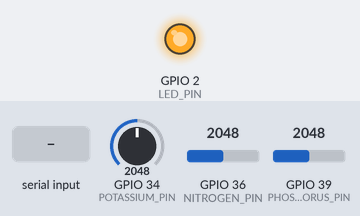
Simulated run of this sketch. Board: ESP32. Parts: output pins drawn as LEDs (lit = HIGH). The test bench sets the inputs (shaded band); at power-on: GPIO 34 (POTASSIUM_PIN) = 2048, GPIO 36 (NITROGEN_PIN) = 2048, GPIO 39 (PHOSPHORUS_PIN) = 2048. WiFi joins after 1.5 s; servers stay silent unless stated; what the sketch prints to the serial monitor is not drawn.

Above: at 0.6 s.
At 4.0 s:
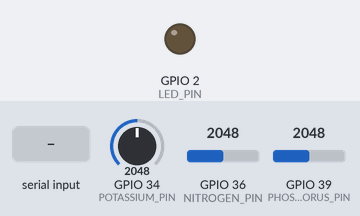
4.1 s: "READ\n" received over Serial
6.3 s: "SEND\n" received over Serial
Timing chart, 0 to 32.5 s (numbered marks = the images above; inputs shaded):
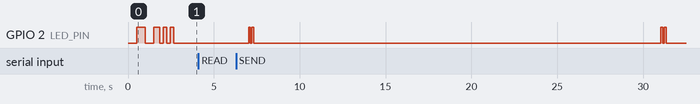

The sketch:

esp32_simple_wifi_firebase.ino
```cpp
/*
  ESP32 Soil Monitoring with WiFi Hotspot and Firebase
  Simple Arduino IDE code for ESP32 module

  Required Libraries (Install via Arduino Library Manager):
  1. Firebase ESP32 Client by Mobizt
  2. ArduinoJson by Benoit Blanchon

  Board: ESP32 Dev Module
  Upload Speed: 921600
  CPU Frequency: 240MHz (WiFi/BT)
  Flash Frequency: 80MHz
  Flash Mode: QIO
  Flash Size: 4MB (32Mb)
  Partition Scheme: Default 4MB with spiffs (1.2MB APP/1.5MB SPIFFS)
  Core Debug Level: None
  PSRAM: Disabled
*/

#include <WiFi.h>
#include <FirebaseESP32.h>
#include <ArduinoJson.h>

// ========== CONFIGURATION - CHANGE THESE VALUES ==========
const char* WIFI_SSID = "YourHotspotName";        // Change to your WiFi hotspot name
const char* WIFI_PASSWORD = "YourHotspotPassword"; // Change to your WiFi password

// Firebase configuration
#define FIREBASE_HOST "soil-monitoring-a2675-default-rtdb.firebaseio.com"
#define FIREBASE_AUTH "AIzaSyChAulGpiXsPmIACunp6zSxzfWKT6NXYZA"  // Your Firebase Web API Key

// ========== PIN CONFIGURATION ==========
#define NITROGEN_PIN 36    // GPIO36 (A0) - Nitrogen sensor
#define PHOSPHORUS_PIN 39  // GPIO39 (A3) - Phosphorus sensor
#define POTASSIUM_PIN 34   // GPIO34 (A6) - Potassium sensor
#define LED_PIN 2          // Built-in LED for status

// ========== GLOBAL VARIABLES ==========
FirebaseData firebaseData;
FirebaseAuth auth;
FirebaseConfig config;

String deviceId;
bool wifiConnected = false;
bool firebaseReady = false;

unsigned long lastSensorReading = 0;
const unsigned long SENSOR_INTERVAL = 30000; // Read sensors every 30 seconds

float nitrogen = 0.0;
float phosphorus = 0.0;
float potassium = 0.0;

// ========== SETUP FUNCTION ==========
void setup() {
  Serial.begin(115200);
  Serial.println("\n=== ESP32 Soil Monitor Starting ===");

  // Initialize pins
  pinMode(LED_PIN, OUTPUT);
  pinMode(NITROGEN_PIN, INPUT);
  pinMode(PHOSPHORUS_PIN, INPUT);
  pinMode(POTASSIUM_PIN, INPUT);

  // Create unique device ID from MAC address
  deviceId = "ESP32_" + WiFi.macAddress();
  deviceId.replace(":", "");
  Serial.println("Device ID: " + deviceId);

  // Connect to WiFi
  connectToWiFi();

  // Initialize Firebase
  if (wifiConnected) {
    initializeFirebase();
  }

  Serial.println("=== Setup Complete ===\n");
  blinkLED(3, 200); // 3 blinks = ready
}

// ========== MAIN LOOP ==========
void loop() {
  // Check WiFi connection
  if (WiFi.status() != WL_CONNECTED) {
    wifiConnected = false;
    Serial.println("WiFi disconnected! Reconnecting...");
    connectToWiFi();
  }

  // Read sensors and send to Firebase every 30 seconds
  if (wifiConnected && firebaseReady && (millis() - lastSensorReading >= SENSOR_INTERVAL)) {
    readSensors();
    sendDataToFirebase();
    lastSensorReading = millis();
  }

  // Handle serial commands
  if (Serial.available()) {
    String command = Serial.readStringUntil('\n');
    command.trim();
    command.toUpperCase();
    handleCommand(command);
  }

  delay(1000);
}

// ========== WIFI CONNECTION ==========
void connectToWiFi() {
  Serial.print("Connecting to WiFi: ");
  Serial.println(WIFI_SSID);

  WiFi.begin(WIFI_SSID, WIFI_PASSWORD);

  int attempts = 0;
  while (WiFi.status() != WL_CONNECTED && attempts < 20) {
    delay(500);
    Serial.print(".");
    digitalWrite(LED_PIN, !digitalRead(LED_PIN)); // Blink while connecting
    attempts++;
  }

  if (WiFi.status() == WL_CONNECTED) {
    wifiConnected = true;
    digitalWrite(LED_PIN, HIGH);
    Serial.println("\nWiFi Connected!");
    Serial.print("IP Address: ");
    Serial.println(WiFi.localIP());
    Serial.print("Signal Strength: ");
    Serial.print(WiFi.RSSI());
    Serial.println(" dBm");
  } else {
    wifiConnected = false;
    digitalWrite(LED_PIN, LOW);
    Serial.println("\nWiFi Connection Failed!");
  }
}

// ========== FIREBASE INITIALIZATION ==========
void initializeFirebase() {
  Serial.println("Initializing Firebase...");

  config.host = FIREBASE_HOST;
  config.signer.tokens.legacy_token = FIREBASE_AUTH;

  Firebase.begin(&config, &auth);
  Firebase.reconnectWiFi(true);

  if (Firebase.ready()) {
    firebaseReady = true;
    Serial.println("Firebase Connected!");
    registerDevice();
  } else {
    firebaseReady = false;
    Serial.println("Firebase Connection Failed!");
  }
}

// ========== SENSOR READING ==========
void readSensors() {
  Serial.println("Reading sensors...");
  digitalWrite(LED_PIN, HIGH);

  // Read raw analog values (0-4095 for ESP32)
  int nitrogenRaw = analogRead(NITROGEN_PIN);
  int phosphorusRaw = analogRead(PHOSPHORUS_PIN);
  int potassiumRaw = analogRead(POTASSIUM_PIN);

  // Convert to percentage (0-100%)
  nitrogen = map(nitrogenRaw, 0, 4095, 0, 100);
  phosphorus = map(phosphorusRaw, 0, 4095, 0, 100);
  potassium = map(potassiumRaw, 0, 4095, 0, 100);

  // Ensure values are within 0-100 range
  nitrogen = constrain(nitrogen, 0, 100);
  phosphorus = constrain(phosphorus, 0, 100);
  potassium = constrain(potassium, 0, 100);

  // Print readings
  Serial.println("--- Sensor Readings ---");
  Serial.println("Nitrogen: " + String(nitrogen, 1) + "%");
  Serial.println("Phosphorus: " + String(phosphorus, 1) + "%");
  Serial.println("Potassium: " + String(potassium, 1) + "%");
  Serial.println("----------------------");

  digitalWrite(LED_PIN, LOW);
}

// ========== SEND DATA TO FIREBASE ==========
void sendDataToFirebase() {
  if (!firebaseReady) {
    Serial.println("Firebase not ready!");
    return;
  }

  Serial.println("Sending data to Firebase...");

  // Get current timestamp
  unsigned long timestamp = WiFi.getTime();
  if (timestamp == 0) {
    timestamp = millis() / 1000; // Use millis as fallback
  }

  // Create JSON data
  DynamicJsonDocument doc(512);
  doc["nitrogen"] = nitrogen;
  doc["phosphorus"] = phosphorus;
  doc["potassium"] = potassium;
  doc["deviceId"] = deviceId;
  doc["timestamp"] = timestamp;
  doc["lastUpdate"] = timestamp;

  String jsonString;
  serializeJson(doc, jsonString);

  // Send current data
  if (Firebase.setString(firebaseData, "/soil_monitoring/current", jsonString)) {
    Serial.println("✓ Current data sent successfully");
    blinkLED(2, 100); // 2 quick blinks = success
  } else {
    Serial.println("✗ Failed to send current data");
    Serial.println("Error: " + firebaseData.errorReason());
  }

  // Send historical data
  String historyPath = "/soil_monitoring/history/" + String(timestamp);
  if (Firebase.setString(firebaseData, historyPath, jsonString)) {
    Serial.println("✓ Historical data sent successfully");
  } else {
    Serial.println("✗ Failed to send historical data");
  }

  // Update device status
  updateDeviceStatus();
}

// ========== DEVICE REGISTRATION ==========
void registerDevice() {
  Serial.println("Registering device...");

  DynamicJsonDocument deviceDoc(256);
  deviceDoc["deviceId"] = deviceId;
  deviceDoc["type"] = "ESP32_SoilMonitor";
  deviceDoc["location"] = "Field_001";
  deviceDoc["status"] = "online";
  deviceDoc["firmware"] = "1.0";
  deviceDoc["sensors"] = "NPK";
  deviceDoc["lastSeen"] = WiFi.getTime();

  String deviceJson;
  serializeJson(deviceDoc, deviceJson);

  String devicePath = "/devices/" + deviceId;
  if (Firebase.setString(firebaseData, devicePath, deviceJson)) {
    Serial.println("✓ Device registered successfully");
  } else {
    Serial.println("✗ Device registration failed");
  }
}

// ========== UPDATE DEVICE STATUS ==========
void updateDeviceStatus() {
  unsigned long currentTime = WiFi.getTime();
  if (currentTime == 0) {
    currentTime = millis() / 1000;
  }

  Firebase.setInt(firebaseData, "/devices/" + deviceId + "/lastSeen", currentTime);
  Firebase.setString(firebaseData, "/devices/" + deviceId + "/status", "online");
}

// ========== SERIAL COMMANDS ==========
void handleCommand(String command) {
  Serial.println("Command received: " + command);

  if (command == "READ") {
    readSensors();
  }
  else if (command == "SEND") {
    if (firebaseReady) {
      sendDataToFirebase();
    } else {
      Serial.println("Firebase not connected!");
    }
  }
  else if (command == "STATUS") {
    printStatus();
  }
  else if (command == "WIFI") {
    connectToWiFi();
    if (wifiConnected) {
      initializeFirebase();
    }
  }
  else if (command == "RESTART") {
    Serial.println("Restarting ESP32...");
    ESP.restart();
  }
  else if (command == "HELP") {
    Serial.println("Available commands:");
    Serial.println("READ - Read sensors");
    Serial.println("SEND - Send data to Firebase");
    Serial.println("STATUS - Show device status");
    Serial.println("WIFI - Reconnect WiFi");
    Serial.println("RESTART - Restart ESP32");
  }
  else {
    Serial.println("Unknown command. Type HELP for available commands.");
  }
}

// ========== STATUS DISPLAY ==========
void printStatus() {
  Serial.println("\n=== ESP32 Status ===");
  Serial.println("Device ID: " + deviceId);
  Serial.println("WiFi SSID: " + String(WIFI_SSID));
  Serial.println("WiFi Status: " + String(wifiConnected ? "Connected" : "Disconnected"));

  if (wifiConnected) {
    Serial.println("IP Address: " + WiFi.localIP().toString());
    Serial.println("Signal Strength: " + String(WiFi.RSSI()) + " dBm");
  }

  Serial.println("Firebase: " + String(firebaseReady ? "Connected" : "Disconnected"));
  Serial.println("Uptime: " + String(millis() / 1000) + " seconds");
  Serial.println("Free Memory: " + String(ESP.getFreeHeap()) + " bytes");
  Serial.println("Last Sensor Reading: " + String((millis() - lastSensorReading) / 1000) + " seconds ago");

  Serial.println("\nCurrent Sensor Values:");
  Serial.println("Nitrogen: " + String(nitrogen, 1) + "%");
  Serial.println("Phosphorus: " + String(phosphorus, 1) + "%");
  Serial.println("Potassium: " + String(potassium, 1) + "%");
  Serial.println("===================\n");
}

// ========== LED HELPER FUNCTION ==========
void blinkLED(int times, int delayMs) {
  for (int i = 0; i < times; i++) {
    digitalWrite(LED_PIN, HIGH);
    delay(delayMs);
    digitalWrite(LED_PIN, LOW);
    delay(delayMs);
  }
}

/*
  ========== SETUP INSTRUCTIONS ==========

  1. Install Required Libraries:
     - Go to Tools > Manage Libraries
     - Search and install "Firebase ESP32 Client" by Mobizt
     - Search and install "ArduinoJson" by Benoit Blanchon

  2. Board Configuration:
     - Tools > Board > ESP32 Arduino > ESP32 Dev Module
     - Tools > Upload Speed > 921600
     - Tools > CPU Frequency > 240MHz (WiFi/BT)
     - Tools > Flash Size > 4MB (32Mb)

  3. Update Configuration:
     - Change WIFI_SSID to your hotspot name
     - Change WIFI_PASSWORD to your hotspot password
     - FIREBASE_AUTH is already set for your project

  4. Wiring (if using external sensors):
     - Nitrogen Sensor → GPIO36
     - Phosphorus Sensor → GPIO39
     - Potassium Sensor → GPIO34
     - All sensors VCC → 3.3V
     - All sensors GND → GND

  5. Upload and Monitor:
     - Click Upload button
     - Open Serial Monitor (115200 baud)
     - Watch for connection messages

  ========== SERIAL COMMANDS ==========
  Open Serial Monitor and type these commands:
  - READ: Read sensors immediately
  - SEND: Send data to Firebase
  - STATUS: Show device status
  - WIFI: Reconnect to WiFi
  - RESTART: Restart ESP32
  - HELP: Show all commands
*/
```
